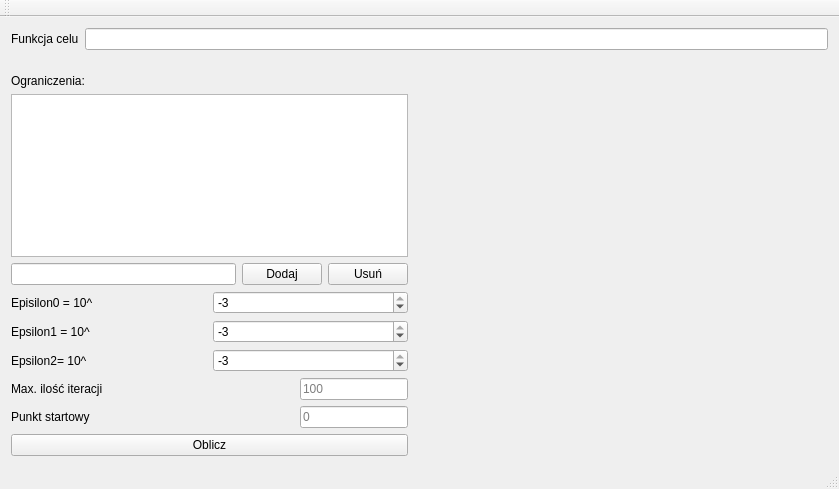
<?xml version="1.0" encoding="UTF-8"?>
<ui version="4.0">
 <class>MainWindow</class>
 <widget class="QMainWindow" name="MainWindow">
  <property name="geometry">
   <rect>
    <x>0</x>
    <y>0</y>
    <width>839</width>
    <height>489</height>
   </rect>
  </property>
  <property name="windowTitle">
   <string>MainWindow</string>
  </property>
  <widget class="QWidget" name="centralWidget">
   <layout class="QVBoxLayout" name="verticalLayout_4">
    <item>
     <layout class="QHBoxLayout" name="horizontalLayout">
      <item>
       <widget class="QLabel" name="funkcja_celu_label">
        <property name="text">
         <string>Funkcja celu</string>
        </property>
       </widget>
      </item>
      <item>
       <widget class="QLineEdit" name="funkcj_celu"/>
      </item>
     </layout>
    </item>
    <item>
     <spacer name="verticalSpacer_2">
      <property name="orientation">
       <enum>Qt::Vertical</enum>
      </property>
      <property name="sizeType">
       <enum>QSizePolicy::Minimum</enum>
      </property>
      <property name="sizeHint" stdset="0">
       <size>
        <width>18</width>
        <height>18</height>
       </size>
      </property>
     </spacer>
    </item>
    <item>
     <layout class="QHBoxLayout" name="horizontalLayout_8">
      <item>
       <layout class="QVBoxLayout" name="verticalLayout_3">
        <item>
         <widget class="QLabel" name="ograniczenia_label">
          <property name="text">
           <string>Ograniczenia:</string>
          </property>
         </widget>
        </item>
        <item>
         <widget class="QListWidget" name="lista_ograniczen"/>
        </item>
        <item>
         <layout class="QHBoxLayout" name="horizontalLayout_2">
          <item>
           <widget class="QLineEdit" name="ograniczenie"/>
          </item>
          <item>
           <widget class="QPushButton" name="dodaj_ograniczenie">
            <property name="text">
             <string>Dodaj</string>
            </property>
           </widget>
          </item>
          <item>
           <widget class="QPushButton" name="usun_ograniczenie">
            <property name="text">
             <string>Usuń</string>
            </property>
           </widget>
          </item>
         </layout>
        </item>
        <item>
         <spacer name="verticalSpacer">
          <property name="orientation">
           <enum>Qt::Vertical</enum>
          </property>
          <property name="sizeType">
           <enum>QSizePolicy::Maximum</enum>
          </property>
          <property name="sizeHint" stdset="0">
           <size>
            <width>18</width>
            <height>13</height>
           </size>
          </property>
         </spacer>
        </item>
        <item>
         <layout class="QVBoxLayout" name="verticalLayout">
          <item>
           <layout class="QVBoxLayout" name="verticalLayout_2">
            <item>
             <layout class="QHBoxLayout" name="horizontalLayout_3">
              <item>
               <widget class="QLabel" name="epsilon0_label">
                <property name="text">
                 <string>Episilon0 = 10^</string>
                </property>
               </widget>
              </item>
              <item>
               <widget class="QSpinBox" name="epsilon0_spinbox">
                <property name="minimum">
                 <number>-12</number>
                </property>
                <property name="maximum">
                 <number>-3</number>
                </property>
               </widget>
              </item>
             </layout>
            </item>
            <item>
             <layout class="QHBoxLayout" name="horizontalLayout_4">
              <item>
               <widget class="QLabel" name="epsilon1_label">
                <property name="text">
                 <string>Epsilon1 = 10^</string>
                </property>
               </widget>
              </item>
              <item>
               <widget class="QSpinBox" name="epsilon1_spinbox">
                <property name="minimum">
                 <number>-12</number>
                </property>
                <property name="maximum">
                 <number>-3</number>
                </property>
               </widget>
              </item>
             </layout>
            </item>
            <item>
             <layout class="QHBoxLayout" name="horizontalLayout_5">
              <item>
               <widget class="QLabel" name="epsilon2_label">
                <property name="text">
                 <string>Epsilon2= 10^</string>
                </property>
               </widget>
              </item>
              <item>
               <widget class="QSpinBox" name="epsilon2_spinbox">
                <property name="minimum">
                 <number>-12</number>
                </property>
                <property name="maximum">
                 <number>-3</number>
                </property>
               </widget>
              </item>
             </layout>
            </item>
            <item>
             <layout class="QHBoxLayout" name="horizontalLayout_6">
              <item>
               <widget class="QLabel" name="l_label">
                <property name="text">
                 <string>Max. ilość iteracji</string>
                </property>
               </widget>
              </item>
              <item>
               <widget class="QLineEdit" name="l_edit">
                <property name="sizePolicy">
                 <sizepolicy hsizetype="Fixed" vsizetype="Fixed">
                  <horstretch>0</horstretch>
                  <verstretch>0</verstretch>
                 </sizepolicy>
                </property>
                <property name="placeholderText">
                 <string>100</string>
                </property>
               </widget>
              </item>
             </layout>
            </item>
            <item>
             <layout class="QHBoxLayout" name="horizontalLayout_7">
              <item>
               <widget class="QLabel" name="punkt_startowy_label">
                <property name="text">
                 <string>Punkt startowy</string>
                </property>
               </widget>
              </item>
              <item>
               <widget class="QLineEdit" name="punk_startowy_edit">
                <property name="sizePolicy">
                 <sizepolicy hsizetype="Fixed" vsizetype="Fixed">
                  <horstretch>0</horstretch>
                  <verstretch>0</verstretch>
                 </sizepolicy>
                </property>
                <property name="placeholderText">
                 <string>0</string>
                </property>
               </widget>
              </item>
             </layout>
            </item>
           </layout>
          </item>
          <item>
           <widget class="QPushButton" name="oblicz">
            <property name="text">
             <string>Oblicz</string>
            </property>
           </widget>
          </item>
         </layout>
        </item>
       </layout>
      </item>
      <item>
       <spacer name="horizontalSpacer">
        <property name="orientation">
         <enum>Qt::Horizontal</enum>
        </property>
        <property name="sizeType">
         <enum>QSizePolicy::Minimum</enum>
        </property>
        <property name="sizeHint" stdset="0">
         <size>
          <width>18</width>
          <height>20</height>
         </size>
        </property>
       </spacer>
      </item>
      <item>
       <widget class="Wykres" name="wykres" native="true">
        <property name="sizePolicy">
         <sizepolicy hsizetype="Expanding" vsizetype="Expanding">
          <horstretch>0</horstretch>
          <verstretch>0</verstretch>
         </sizepolicy>
        </property>
       </widget>
      </item>
     </layout>
    </item>
   </layout>
   <zorder>lista_ograniczen</zorder>
   <zorder>textEdit</zorder>
   <zorder>label</zorder>
   <zorder>ograniczenia_label</zorder>
   <zorder>dodaj_ograniczenie</zorder>
   <zorder>usun_ograniczenie</zorder>
   <zorder>ograniczenie</zorder>
   <zorder>wykres</zorder>
   <zorder>funkcj_celu</zorder>
   <zorder>funkcja_celu_label</zorder>
   <zorder>epsilon0_spinbox</zorder>
   <zorder>epsilon0_label</zorder>
   <zorder>epsilon1_label</zorder>
   <zorder>epsilon2_label</zorder>
   <zorder>l_label</zorder>
   <zorder>epsilon1_spinbox</zorder>
   <zorder>epsilon2_spinbox</zorder>
   <zorder>l_edit</zorder>
   <zorder>verticalSpacer</zorder>
   <zorder>punkt_startowy_label</zorder>
   <zorder>punk_startowy_edit</zorder>
   <zorder>horizontalSpacer</zorder>
   <zorder>wykres</zorder>
   <zorder>verticalSpacer_2</zorder>
   <zorder>oblicz</zorder>
  </widget>
  <widget class="QMenuBar" name="menuBar">
   <property name="geometry">
    <rect>
     <x>0</x>
     <y>0</y>
     <width>839</width>
     <height>22</height>
    </rect>
   </property>
  </widget>
  <widget class="QToolBar" name="mainToolBar">
   <attribute name="toolBarArea">
    <enum>TopToolBarArea</enum>
   </attribute>
   <attribute name="toolBarBreak">
    <bool>false</bool>
   </attribute>
  </widget>
  <widget class="QStatusBar" name="statusBar"/>
 </widget>
 <layoutdefault spacing="6" margin="11"/>
 <customwidgets>
  <customwidget>
   <class>Wykres</class>
   <extends>QWidget</extends>
   <header>wykres.hh</header>
   <container>1</container>
  </customwidget>
 </customwidgets>
 <resources/>
 <connections/>
</ui>
